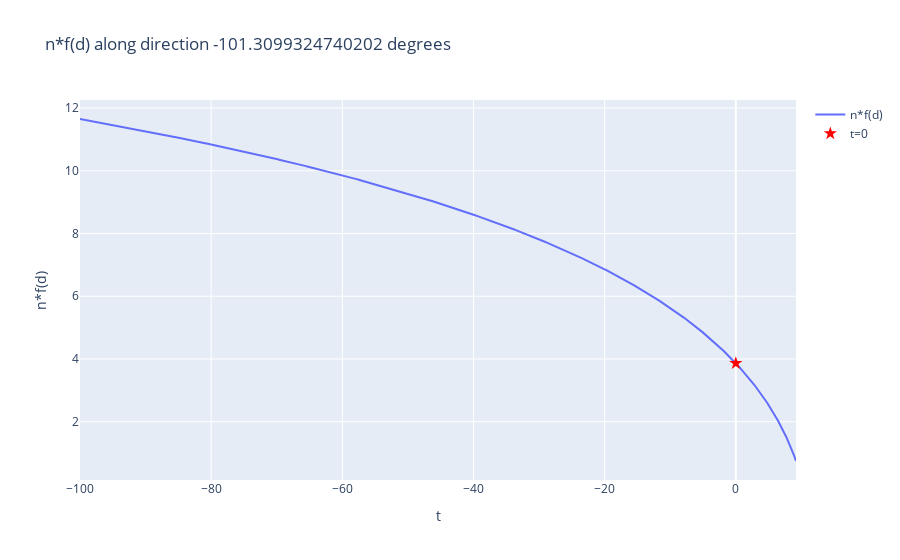
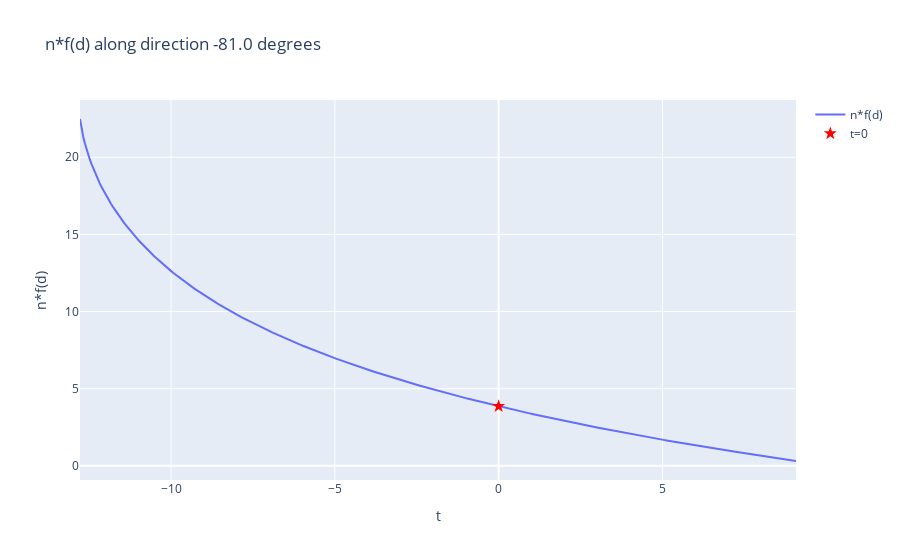

Here is the notebook cell these charts were saved with, in order:
### Code cell
from ipywidgets import interact
import numpy as np

# What does n f(d) along directions
# arctan(n/d) - pi to arctan(-(n-1) / d)
# I'll make an interactive plot of this where I can choose the angle.

import plotly.graph_objects as go
def angle_restriction(n, d_val):
    return (np.degrees(np.arctan(n/d_val) - np.pi), np.degrees(np.arctan(-(n-1)/d_val)))

def plot_n_f_d(n_val=10, d_val=2, angle=angle_restriction(10, 2)[0]):
    min_angle, max_angle = angle_restriction(n_val, d_val)
    if angle < min_angle or angle > max_angle:
        print(f"Angle must be between {min_angle:.2f} and {max_angle:.2f} degrees for n={n_val} and d={d_val}")
        angle = min_angle if angle < min_angle else max_angle
    
    t = np.linspace(-100, 100, 4000)
    angle_rad = np.radians(angle)
    d_t = d_val + t * np.cos(angle_rad)
    n_t = n_val + t * np.sin(angle_rad)
    # restrict where d_t >= 0 and n_t >= 1
    valid_mask = (d_t >= 0) & (n_t >= 1)
    t = t[valid_mask]
    d_t = d_t[valid_mask]
    n_t = n_t[valid_mask]

    y = n_t * f(d_t)
    
    fig = go.Figure()
    fig.add_trace(go.Scatter(x=t, y=y, mode='lines', name='n*f(d)'))
    fig.add_trace(go.Scatter(x=[0], y=[n_val * f(d_val)], mode='markers', marker=dict(size=10, symbol='star', color='red'), name='t=0'))
    fig.update_layout(title=f'n*f(d) along direction {angle} degrees',
                      xaxis_title='t',
                      yaxis_title='n*f(d)')
    fig.show()

interact(plot_n_f_d, 
         n_val=(1, 100, 1), 
         d_val=(0, 10, 0.1), 
         angle=(-180, 180, .1))

### Figure 1 — Plotly figure (JSON) as saved in the notebook; plotly's stock layout.template omitted (floating-point values rounded to 4 significant figures; data arrays with more than 128 entries replaced by an {"elided": "..."} marker saying what was removed)
{"data": [{"mode": "lines", "name": "n*f(d)", "type": "scatter", "x": {"elided": "2184 float values"}, "y": {"elided": "2184 float values"}}, {"marker": {"color": "red", "size": 10, "symbol": "star"}, "mode": "markers", "name": "t=0", "type": "scatter", "x": [0], "y": [3.863]}], "layout": {"title": {"text": "n*f(d) along direction -101.3099324740202 degrees"}, "xaxis": {"title": {"text": "t"}}, "yaxis": {"title": {"text": "n*f(d)"}}}}

### Figure 2 — Plotly figure (JSON) as saved in the notebook; plotly's stock layout.template omitted (floating-point values rounded to 4 significant figures; data arrays with more than 128 entries replaced by an {"elided": "..."} marker saying what was removed)
{"data": [{"mode": "lines", "name": "n*f(d)", "type": "scatter", "x": {"elided": "438 float values"}, "y": {"elided": "438 float values"}}, {"marker": {"color": "red", "size": 10, "symbol": "star"}, "mode": "markers", "name": "t=0", "type": "scatter", "x": [0], "y": [3.863]}], "layout": {"title": {"text": "n*f(d) along direction -81.0 degrees"}, "xaxis": {"title": {"text": "t"}}, "yaxis": {"title": {"text": "n*f(d)"}}}}
